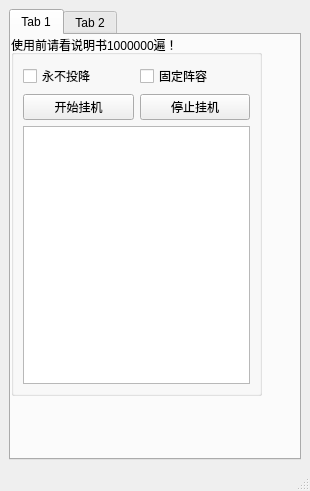
<?xml version="1.0" encoding="UTF-8"?>
<ui version="4.0">
 <class>MainWindow</class>
 <widget class="QMainWindow" name="MainWindow">
  <property name="geometry">
   <rect>
    <x>0</x>
    <y>0</y>
    <width>310</width>
    <height>491</height>
   </rect>
  </property>
  <property name="windowTitle">
   <string>不多BB</string>
  </property>
  <property name="windowIcon">
   <iconset>
    <normalon>:/pic/tuBiao.ico</normalon>
   </iconset>
  </property>
  <widget class="QWidget" name="centralwidget">
   <layout class="QVBoxLayout" name="verticalLayout_3">
    <item>
     <widget class="QTabWidget" name="tabWidget">
      <property name="currentIndex">
       <number>0</number>
      </property>
      <widget class="QWidget" name="tab">
       <attribute name="title">
        <string>Tab 1</string>
       </attribute>
       <widget class="QGroupBox" name="groupBox">
        <property name="geometry">
         <rect>
          <x>0</x>
          <y>0</y>
          <width>251</width>
          <height>361</height>
         </rect>
        </property>
        <property name="title">
         <string>使用前请看说明书1000000遍！</string>
        </property>
        <layout class="QVBoxLayout" name="verticalLayout">
         <item>
          <layout class="QHBoxLayout" name="horizontalLayout">
           <item>
            <widget class="QCheckBox" name="checkBox">
             <property name="text">
              <string>永不投降</string>
             </property>
            </widget>
           </item>
           <item>
            <widget class="QCheckBox" name="checkBox_2">
             <property name="text">
              <string>固定阵容</string>
             </property>
            </widget>
           </item>
          </layout>
         </item>
         <item>
          <layout class="QHBoxLayout" name="horizontalLayout_2">
           <item>
            <widget class="QPushButton" name="pushButton">
             <property name="text">
              <string>开始挂机</string>
             </property>
            </widget>
           </item>
           <item>
            <widget class="QPushButton" name="pushButton_2">
             <property name="text">
              <string>停止挂机</string>
             </property>
            </widget>
           </item>
          </layout>
         </item>
         <item>
          <widget class="QTextBrowser" name="textBrowser"/>
         </item>
        </layout>
       </widget>
      </widget>
      <widget class="QWidget" name="tab_2">
       <attribute name="title">
        <string>Tab 2</string>
       </attribute>
      </widget>
     </widget>
    </item>
   </layout>
  </widget>
  <widget class="QStatusBar" name="statusbar"/>
 </widget>
 <resources>
  <include location="apprcc.qrc"/>
  <include location="qqq.qrc"/>
 </resources>
 <connections/>
</ui>
